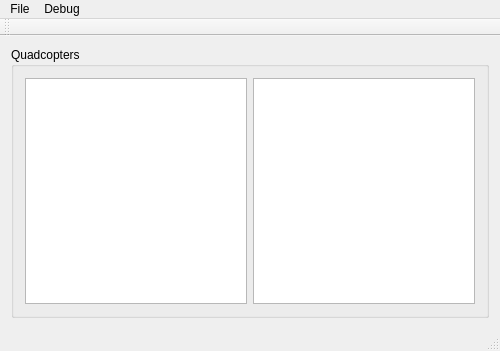
<?xml version="1.0" encoding="UTF-8"?>
<ui version="4.0">
 <class>MainWindow</class>
 <widget class="QMainWindow" name="MainWindow">
  <property name="geometry">
   <rect>
    <x>0</x>
    <y>0</y>
    <width>500</width>
    <height>351</height>
   </rect>
  </property>
  <property name="windowTitle">
   <string>MainWindow</string>
  </property>
  <widget class="QWidget" name="centralWidget">
   <layout class="QHBoxLayout" name="horizontalLayout">
    <item>
     <widget class="QGroupBox" name="groupBox">
      <property name="title">
       <string>Quadcopters</string>
      </property>
      <layout class="QHBoxLayout" name="horizontalLayout_2">
       <item>
        <widget class="QTableView" name="trackedList"/>
       </item>
       <item>
        <widget class="QTableView" name="untrackedList"/>
       </item>
      </layout>
     </widget>
    </item>
   </layout>
  </widget>
  <widget class="QMenuBar" name="menuBar">
   <property name="geometry">
    <rect>
     <x>0</x>
     <y>0</y>
     <width>500</width>
     <height>21</height>
    </rect>
   </property>
   <widget class="QMenu" name="menuFile">
    <property name="title">
     <string>File</string>
    </property>
   </widget>
   <widget class="QMenu" name="menuDebug">
    <property name="title">
     <string>Debug</string>
    </property>
    <addaction name="actionQuadcopters"/>
   </widget>
   <addaction name="menuFile"/>
   <addaction name="menuDebug"/>
  </widget>
  <widget class="QToolBar" name="mainToolBar">
   <attribute name="toolBarArea">
    <enum>TopToolBarArea</enum>
   </attribute>
   <attribute name="toolBarBreak">
    <bool>false</bool>
   </attribute>
  </widget>
  <widget class="QStatusBar" name="statusBar"/>
  <action name="actionQuadcopters">
   <property name="text">
    <string>Quadcopters</string>
   </property>
  </action>
 </widget>
 <layoutdefault spacing="6" margin="11"/>
 <resources/>
 <connections/>
</ui>
